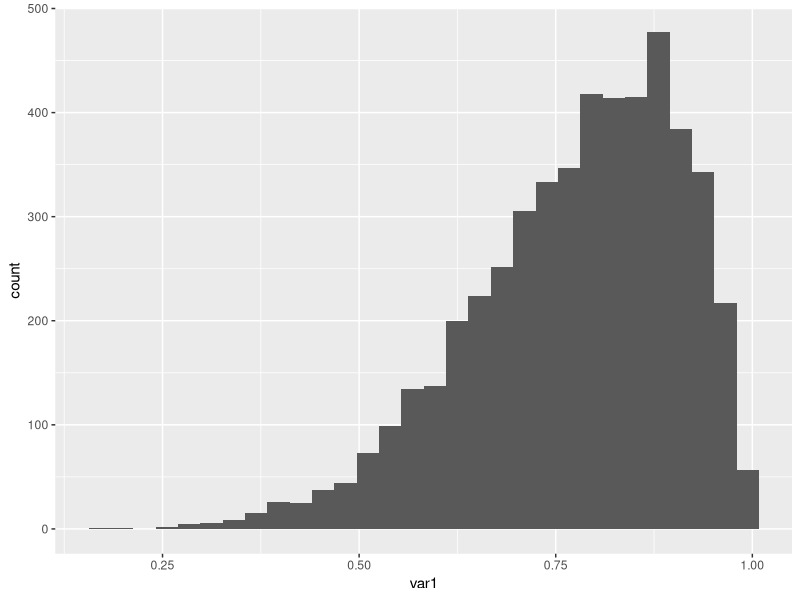
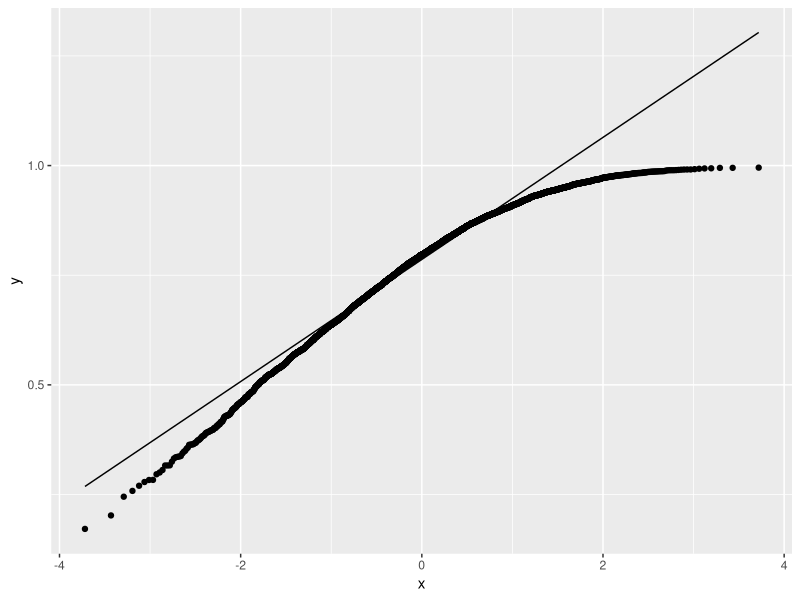
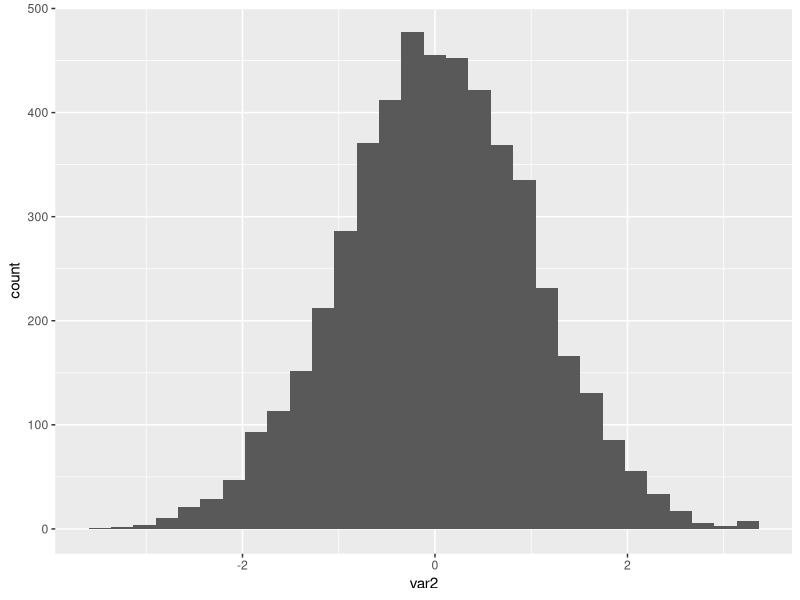
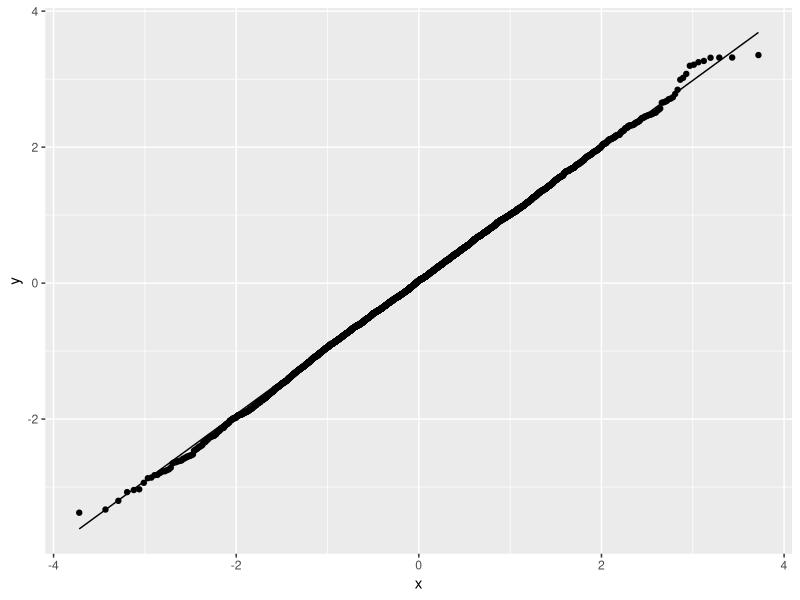

Source code (R) for these figures, in order:
## ---- chunk 1
library(tidyverse)
## ---- chunk 2
test1<-data.frame(var1=rbeta(5000,7,2))

ggplot(test1,aes(x=var1)) + 
  geom_histogram()

ggplot(test1,aes(sample=var1)) +
  stat_qq()+
  stat_qq_line()
## ---- chunk 3
test2<-data.frame(var2=rnorm(5000,0,1))

ggplot(test2,aes(x=var2)) + 
  geom_histogram()
 
ggplot(test2,aes(sample=var2)) +
  stat_qq()+
  stat_qq_line()
## ---- chunk 4
shapiro.test(test1$var1) #skewed data
shapiro.test(test2$var2) #normal data
## ---- chunk 5
acsdata<-read_csv("data/ACSCtyData_2019ACS.csv")


## ---- chunk 6
el.nino<-c(0, 5,1,3, 4, 1, 2, 2, 0, 2, 4)
la.nina<-c(4, 4,12, 2, 17, 7, 6, 10, 4, 8, 6)
wilcox.test(el.nino, la.nina)
## ---- chunk 7
data2000<-c(3, 11, 9, 14, 17, 7, 21, 13, 19, 5)
data2010<-c(6, 12, 8, 18, 15, 13, 25, 9, 24, 10)
wilcox.test(data2000, data2010, paired=TRUE)
## ---- chunk 8
pollen_data<-read_csv("data/Midwest_Pollen_Data.csv")

